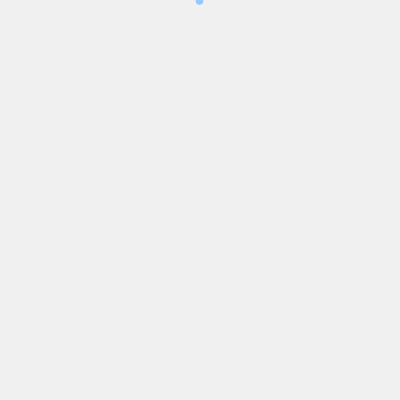
Frame 1 (no input)
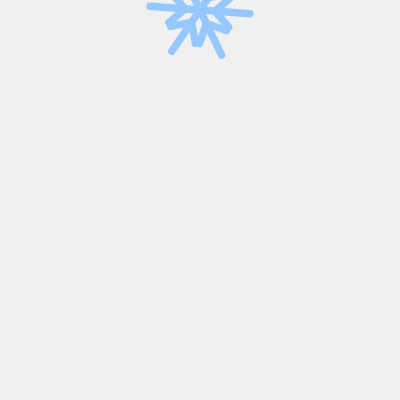
Frame 60 (no input)
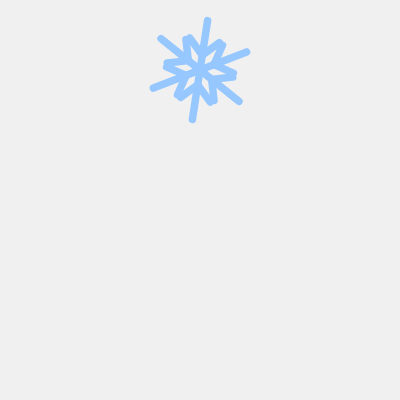
Frame 120 (the mouse pressed at the canvas centre since frame 60)

The p5.js sketch that drew these frames (run headless with seeded random() and noise() and a simulated clock; from frame 60 on, the mouse is pressed at the canvas centre):

// p5.js sketch
// ── sketch.js
let NUM = 6;
let obj = {};// 空のオブジェクト randomやcolorを使うのでここではプロパティを定義しない

function setup() {
  createCanvas(400, 400);

  let radius = 50;
  obj = {
    x: width / 2,
    y: -radius,
    angle: 0,
    radius: radius,
    col: color(150, 200, 255)
  };
}

function drawSnow01(x, y, angle, radius, col) {
  strokeWeight(15);
  stroke(col);

  push();
  {
    translate(x, y);
    rotate(angle);
    scale(radius / 100);

    for (let i = 0; i < NUM; i++) {
      push();
      {
        rotate(i * TWO_PI / NUM);
        line(0, 0, 0, -100);
        line(0, 30, 30, 60);
        line(0, 30, -30, 60);
      }
      pop();
    }
  }
  pop();
}

function drawSnow02(x, y, angle, radius, col) {
  push();
  {
    translate(x, y);
    rotate(angle);
    scale(radius / 100);
    
    stroke(col);
    strokeWeight(5);
    
    for (let i = 0; i < NUM; i++) {
      push();
      {
        rotate(i * TWO_PI / NUM);
        
        line(0, 0, 0, -100);
        
        line(0, 0, 30, 60);
        line(0, 0, -30, 60);
        
        line(0, 90, 30, 60);
        line(0, 90, -30, 60);
      }
      pop();
    }
  }
  pop();
}

function drawSnow03(x, y, angle, radius, col) {
  push();
  {
    translate(x, y);
    rotate(angle);
    scale(radius / 100);
    
    stroke(col);
    strokeWeight(3);
    
    for (let i = 0; i < NUM; i++) {
      push();
      {
        rotate(i * TWO_PI / NUM);
        
        line(0, 0, 0, -100);
        
        line(0, 0, 15, 60);
        line(0, 0, -15, 60);
        
        line(0, 90, 30, 30);
        line(0, 90, -30, 30);
        
        noStroke();
        fill(col);
        circle(0, -100, 10);
      }
      pop();
    }
  }
  pop();
}

function drawSnow04(x, y, angle, radius, col) {
  push();
  {
    translate(x, y);
    rotate(angle);
    scale(radius / 100);
    
    rectMode(CENTER);
    stroke(col);
    strokeWeight(3);
    
    for (let i = 0; i < NUM; i++) {
      push();
      {
        rotate(i * TWO_PI / NUM);
        
        line(0, 0, 0, -90);
        
        line(-20, 35, 20, 35);
        line(-20, 55, 20, 55);
        line(-10, 70, 10, 70);
        
        noFill();
        translate(0, -100);
        rotate(PI / 4);
        square(0, 0, 15);
      }
      pop();
    }
  }
  pop();
}

function drawSnow05(x, y, angle, radius, col) {
  push();
  {
    translate(x, y);
    rotate(angle);
    scale(radius / 100);
    
    stroke(col);
    strokeWeight(3);
    
    for (let i = 0; i < NUM; i++) {
      push();
      {
        rotate(i * TWO_PI / NUM);
        
        line(0, 0, 0, -90);
        
        line(0, 35, 20, 45);
        line(0, 35, -20, 45);
        
        line(0, 55, 30, 70);
        line(0, 55, -30, 70);
        
        line(0, 75, 10, 85);
        line(0, 75, -10, 85);
      }
      pop();
    }
  }
  pop();
}

function draw() {
  background(240);

  obj.y += 1;
  obj.angle += 0.01;

  if (obj.y - obj.radius > height) {
    obj.y = -obj.radius;
  }

  drawSnow01(obj.x, obj.y, obj.angle, obj.radius, obj.col);
}
